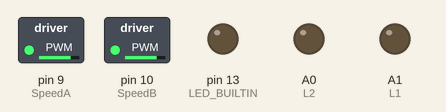
Recording of a sketch running on a simulated Arduino Uno, built with avr-gcc and run on an emulated ATmega328P. Shown: switched loads named in the sketch (green lamp = pin HIGH), output pins drawn as LEDs (lit = HIGH). What the sketch prints to the serial monitor is not drawn.

Above: at 0.1 s.
At 0.6 s:
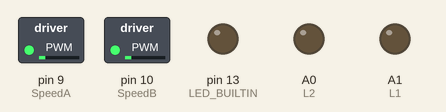
Timing chart, 0 to 2.1 s (numbered marks = the images above):
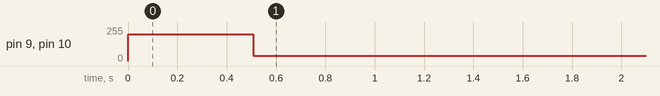

The sketch:

TANK.ino
```cpp
#include "utils.h"
#include <SoftwareSerial.h>
#include "PS2X_lib.h"

int status;
byte vibrate = 0;
PS2X ps2x; // create PS2 Controller Class
SoftwareSerial blueTooth(0, 1);

void setup()
{
  // put your setup code here, to run once:
  pinMode(L1, OUTPUT);
  pinMode(L2, OUTPUT);
  pinMode(R1, OUTPUT);
  pinMode(R2, OUTPUT);
  pinMode(LED_BUILTIN, OUTPUT);

  pinMode(SpeedA, OUTPUT);
  pinMode(SpeedB, OUTPUT);
  setSpeedBoth(cSpeed);
  //set the distance sensor

  pinMode(trigPin, OUTPUT); // Sets the trigPin as an Output
  pinMode(Back, INPUT);     // Sets the Back as an Input
  pinMode(Front, INPUT);    // Sets the Front as an Input

  Serial.begin(57600); // Starts the serial communication
  blueTooth.begin(115200);

  while (!Serial)
  {
  }

  //start the sensor
  status = IMU.begin();

  if (status < 0)
  {
    Serial.println("IMU initialization unsuccessful");
    Serial.println("Check IMU wiring or try cycling power");
    Serial.print("Status: ");
    Serial.println(status);
    while (1)
    {
    }
  }
  blueTooth.setTimeout(100);
  delay(500);
  ps2x.config_gamepad(PS2_CLK, PS2_CMD, PS2_SEL, PS2_DAT, false, false);
  if (error == 0)
  {
    Serial.print("Found Controller, configured successful ");
    Serial.print("pressures = ");
    if (pressures)
      Serial.println("true ");
    else
      Serial.println("false");
    Serial.print("rumble = ");
    if (rumble)
      Serial.println("true)");
    else
      Serial.println("false");
  }
  else if (error == 1)
    Serial.println("No controller found, check wiring, see readme.txt to enable debug. visit www.billporter.info for troubleshooting tips");

  else if (error == 2)
    Serial.println("Controller found but not accepting commands. see readme.txt to enable debug. Visit www.billporter.info for troubleshooting tips");

  else if (error == 3)
    Serial.println("Controller refusing to enter Pressures mode, may not support it. ");

  type = ps2x.readType();
  switch (type)
  {
  case 0:
    Serial.println("Unknown Controller type found ");
    break;
  case 1:
    Serial.println("DualShock Controller found ");
    break;
  case 2:
    Serial.println("GuitarHero Controller found ");
    break;
  case 3:
    Serial.println("Wireless Sony DualShock Controller found ");
    break;
  }
}

void loop()
{

  ps2x.read_gamepad(false, vibrate);
  //    blueTooth.flush();
  //    digitalWrite(LED_BUILTIN, HIGH);
  //    if (blueTooth.available()){
  //      String x = blueTooth.readString();
  //      Serial.println(x);
  //      digitalWrite(LED_BUILTIN, HIGH);
  //      int newstate = getState(x);
  //      if(newstate != -1) {
  //        state = newstate;
  //      }
  //      Serial.println(state);
  //    }
  //    decodeState(state);
  int LSpeed = ps2x.Analog(PSS_LY);
  int SL = -(LSpeed - 128);

  int RSpeed = ps2x.Analog(PSS_RY);
  int SR = -(RSpeed - 128);
  setSpeedRight(abs(SR) + 40);
  setSpeedLeft(abs(SL) + 40);
  Serial.println(SR);
  Serial.println(SL);
  if (SL > 10 || SR > 10)
  {
    front(50);
  }
  if (SL < -10 || SR < -10)
  {
    back(50);
  }
  delay(5);
}
```

utils.h
```cpp
//Includes
#include "MPU9250.h"
//Defines
//~~~~~~~~~~~~~~~~~~~~~~~~~~~~~~~~~~~~~~//
#define L1 A1
#define L2 A0
#define R1 A2
#define R2 A3
#define DELAY 10
#define SpeedA 9
#define SpeedB 10
#define trigPin 3
#define Back 5
#define Front 6


#define PS2_DAT        12  //14
#define PS2_CMD        11  //15
#define PS2_SEL        8  //16
#define PS2_CLK        7  //17
#define pressures   true
#define rumble      true

int error = 0;
byte type = 0;
int cSpeed = 200;
MPU9250 IMU(Wire, 0x68);

int state = 0;

//Motors states;
//~~~~~~~~~~~~~~~~~~~~~~~~~~~~~~~~~~~~~~//
void front(int ms) {
  digitalWrite(L1, LOW);
  digitalWrite(L2, HIGH);
  digitalWrite(R1, LOW);
  digitalWrite(R2, HIGH);
  delay(ms);
}
void hold(int ms) {
  digitalWrite(L1, LOW);
  digitalWrite(L2, LOW);
  digitalWrite(R1, LOW);
  digitalWrite(R2, LOW);
  delay(ms);
}
void right(int ms) {
  digitalWrite(L1, HIGH);
  digitalWrite(L2, LOW);
  digitalWrite(R1, LOW);
  digitalWrite(R2, HIGH);
  delay(ms);
}
void left(int ms) {
  ;
  digitalWrite(L1, LOW);
  digitalWrite(L2, HIGH);
  digitalWrite(R1, HIGH);
  digitalWrite(R2, LOW);
  delay(ms);
}
void back(int ms) {
  digitalWrite(L1, HIGH);
  digitalWrite(L2, LOW);
  digitalWrite(R1, HIGH);
  digitalWrite(R2, LOW);
  delay(ms);
}

//Get distance to object
//~~~~~~~~~~~~~~~~~~~~~~~~~~~~~~~~~~~~~~//
int getDistance(int echoPin) {
  // Clears the trigPin
  digitalWrite(trigPin, LOW);

  // Sets the trigPin on HIGH state for 10 micro seconds
  digitalWrite(trigPin, HIGH);
  delayMicroseconds(10);
  digitalWrite(trigPin, LOW);

  // Reads the echoPin, returns the sound wave travel time in microseconds
  long duration = pulseIn(echoPin, HIGH);

  // Calculating the distance
  long distance = duration * 0.034 / 2;
  Serial.println(distance);
  return int(distance);
}

//Check distance
//~~~~~~~~~~~~~~~~~~~~~~~~~~~~~~~~~~~~~~//
bool isSafe(int direct, int minim) {
  int dist = getDistance(direct);
  if (dist < minim || dist > 2000) {
    return false;
  }
  return true;
}
//Setspeeds
//~~~~~~~~~~~~~~~~~~~~~~~~~~~~~~~~~~~~~~//
void setSpeedLeft(int sp) {
  analogWrite(SpeedB, sp);
}
void setSpeedRight(int sp) {
  analogWrite(SpeedA, sp);
}
void setSpeedBoth(int sp) {
  analogWrite(SpeedA, sp);
  analogWrite(SpeedB, sp);
}

//Rotate 90 left
void rotateLeft90(int ms) {
  setSpeedBoth(max(165, min(cSpeed, 210)));
  float totRads = 0;
  float ratio = ms / 1000.0;

  while (totRads > -1.29) {
    IMU.readSensor();
    left(ms);
    totRads += ratio * IMU.getGyroZ_rads();
  }
  setSpeedBoth(cSpeed);
}
//Rotate 90 right
void rotateRight90(int ms) {
  setSpeedBoth(max(165, min(cSpeed, 210)));
  float totRads = 0;
  float ratio = ms/ 1000.0;

  while (totRads < 1.24) {
    IMU.readSensor();
    right(ms);
    totRads += ratio * IMU.getGyroZ_rads();
  }
  setSpeedBoth(cSpeed);
}
//Rotate 180 left
void rotateLeft180(int ms) {
  float totRads = 0;
  float ratio = ms / 1000.0;

  while (totRads > -2.66) {
    IMU.readSensor();
    left(ms);
    totRads += ratio * IMU.getGyroZ_rads();
  }
}
//Rotate 180 right
void rotateRight180(int ms) {
  float totRads = 0;
  float ratio = ms / 1000.0;

  while (totRads < 2.58) {
    IMU.readSensor();
    right(ms);
    totRads += ratio * IMU.getGyroZ_rads();
  }
}
//Turn slightly right
void curveRight(int ms) {
  setSpeedRight(0);
  setSpeedLeft(min(255,cSpeed + 60));
  delay(250);
  setSpeedBoth(cSpeed);
}
//Turn slightly left
void curveLeft(int ms) {
  setSpeedRight(min(255,cSpeed + 60));
  setSpeedLeft(0);
  delay(250);
  setSpeedBoth(cSpeed);
}

//Avoid object on left
//~~~~~~~~~~~~~~~~~~~~~~~~~~~~~~~~~~~~~~//
void avoidLeft(int ms) {
  rotateLeft90(ms);
  hold(50);
  setSpeedBoth(180);
  if (isSafe(Front, 15)) {
    front(1000);
    rotateRight90(ms);
  } else {
    rotateRight180(ms);
    if (isSafe(Front, 15)) {
      front(1000);
      rotateRight90(ms);
    } else {
      rotateLeft90(ms);
      back(1000);
      rotateLeft90(ms);
    }
  }
  setSpeedBoth(255);
}

//Avoid object on right
//~~~~~~~~~~~~~~~~~~~~~~~~~~~~~~~~~~~~~~//
void avoidRight(int ms) {
  rotateRight90(ms);
  hold(50);
  setSpeedBoth(180);
  if (isSafe(Front, 15)) {
    front(1000);
    rotateLeft90(ms);
  } else {
    rotateRight180(ms);
    if (isSafe(Front, 15)) {
      front(1000);
      rotateLeft90(ms);
    } else {
      rotateRight90(ms);
      back(1000);
      rotateLeft90(ms);
    }
  }
  setSpeedBoth(255);
}

float mapSpeed(float factor) {
  Serial.println(130.0 + factor * 125.0);
  return 130.0 + factor * 125.0;
}
int getState(String x) {

  if (x == "forward") {
    return 1;
  } else if (x == "back") {
    return 2;
  } else if (x == "right90") {
    return 3;
  } else if (x == "left90") {
    return 4;
  } else if (x == "stop") {
    return 5;
  } else if (x == "spin") {
    return 6;
  } else if (x == "right") {
    return 7;
  } else if (x == "left") {
    return 8;
  }
  else {
    int lastIdx = x.lastIndexOf('.');
    String factorS = '0' + x.substring(lastIdx);
    float factor = factorS.toFloat();
    Serial.println("new speed is " + (int)mapSpeed(factor));
    cSpeed = mapSpeed(factor);
    setSpeedBoth(cSpeed);
  }
  return -1;
}

void decodeState(int &state) {
  if (state == 1) {
    front(DELAY);
  }
  if (state == 2) {
    back(DELAY);
  }
  if (state == 3) {
    rotateRight90(DELAY);
    state = 5;
  }
  if (state == 4) {
    rotateLeft90(DELAY);
    state = 5;
  }
  if (state == 5) {
    hold(10);
  }
  if (state == 6) {
    rotateRight90(DELAY);
  }
  if (state == 7) {
    curveRight(DELAY);
  }
  if (state == 8) {
    curveLeft(DELAY);
  }
}
```

Measured:
- by itself, pin 9 (SpeedA), pin 10 (SpeedB): 200/255 → 40/255 at 0.51 s
